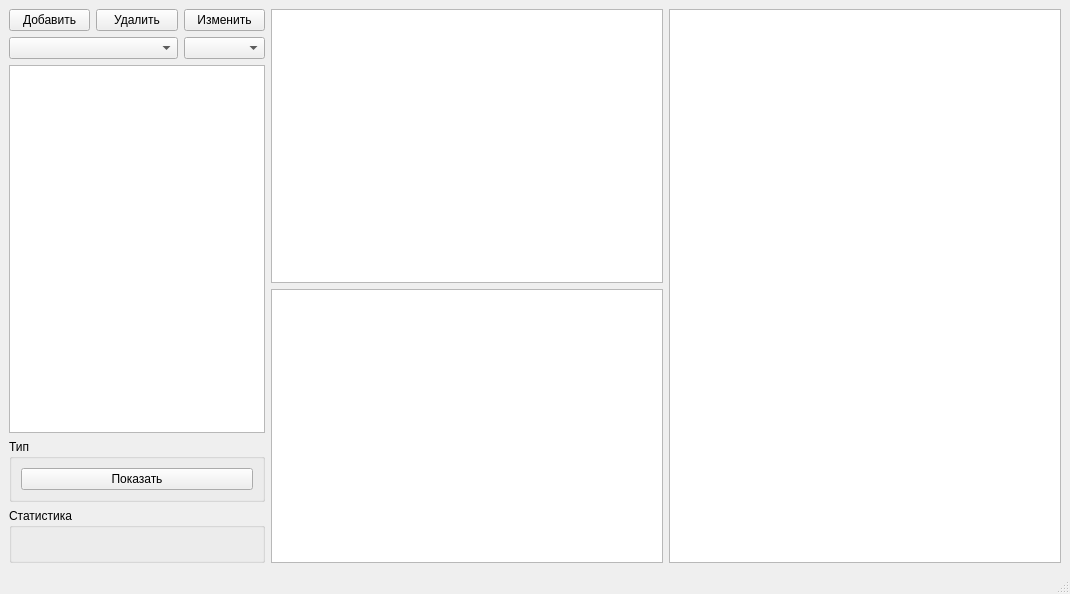
<?xml version="1.0" encoding="UTF-8"?>
<ui version="4.0">
 <class>MainWindow</class>
 <widget class="QMainWindow" name="MainWindow">
  <property name="geometry">
   <rect>
    <x>0</x>
    <y>0</y>
    <width>1070</width>
    <height>594</height>
   </rect>
  </property>
  <property name="windowTitle">
   <string>MainWindow</string>
  </property>
  <widget class="QWidget" name="centralwidget">
   <layout class="QGridLayout" name="gridLayout_4">
    <item row="0" column="1">
     <layout class="QGridLayout" name="gridLayout_3">
      <item row="0" column="0">
       <widget class="QChartView" name="chartView1"/>
      </item>
      <item row="1" column="0">
       <widget class="QChartView" name="chartView2"/>
      </item>
     </layout>
    </item>
    <item row="0" column="0">
     <layout class="QGridLayout" name="gridLayout_2">
      <item row="0" column="0">
       <widget class="QPushButton" name="btnAdd">
        <property name="text">
         <string>Добавить</string>
        </property>
       </widget>
      </item>
      <item row="2" column="0" colspan="3">
       <widget class="QTableView" name="tblItems"/>
      </item>
      <item row="4" column="0" colspan="3">
       <widget class="QGroupBox" name="groupBox">
        <property name="title">
         <string>Статистика</string>
        </property>
        <layout class="QGridLayout" name="gridLayout">
         <item row="0" column="0">
          <widget class="QLabel" name="lblStatistics">
           <property name="text">
            <string/>
           </property>
           <property name="textFormat">
            <enum>Qt::RichText</enum>
           </property>
          </widget>
         </item>
        </layout>
       </widget>
      </item>
      <item row="0" column="1">
       <widget class="QPushButton" name="btnRemove">
        <property name="text">
         <string>Удалить</string>
        </property>
       </widget>
      </item>
      <item row="1" column="2">
       <widget class="QComboBox" name="cmbYear"/>
      </item>
      <item row="0" column="2">
       <widget class="QPushButton" name="btnEdit">
        <property name="text">
         <string>Изменить</string>
        </property>
       </widget>
      </item>
      <item row="1" column="0" colspan="2">
       <widget class="QComboBox" name="cmbRegions"/>
      </item>
      <item row="3" column="0" colspan="3">
       <widget class="QGroupBox" name="groupBox_2">
        <property name="minimumSize">
         <size>
          <width>0</width>
          <height>0</height>
         </size>
        </property>
        <property name="title">
         <string>Тип</string>
        </property>
        <layout class="QHBoxLayout" name="horizontalLayout_2">
         <item>
          <widget class="QPushButton" name="btnShow">
           <property name="text">
            <string>Показать</string>
           </property>
          </widget>
         </item>
         <item>
          <layout class="QHBoxLayout" name="layoutTypes"/>
         </item>
        </layout>
       </widget>
      </item>
     </layout>
    </item>
    <item row="0" column="2">
     <widget class="QChartView" name="chartView3"/>
    </item>
   </layout>
  </widget>
  <widget class="QMenuBar" name="menubar">
   <property name="geometry">
    <rect>
     <x>0</x>
     <y>0</y>
     <width>1070</width>
     <height>22</height>
    </rect>
   </property>
  </widget>
  <widget class="QStatusBar" name="statusbar"/>
 </widget>
 <customwidgets>
  <customwidget>
   <class>QChartView</class>
   <extends>QGraphicsView</extends>
   <header>qchartview</header>
  </customwidget>
 </customwidgets>
 <resources/>
 <connections/>
</ui>
